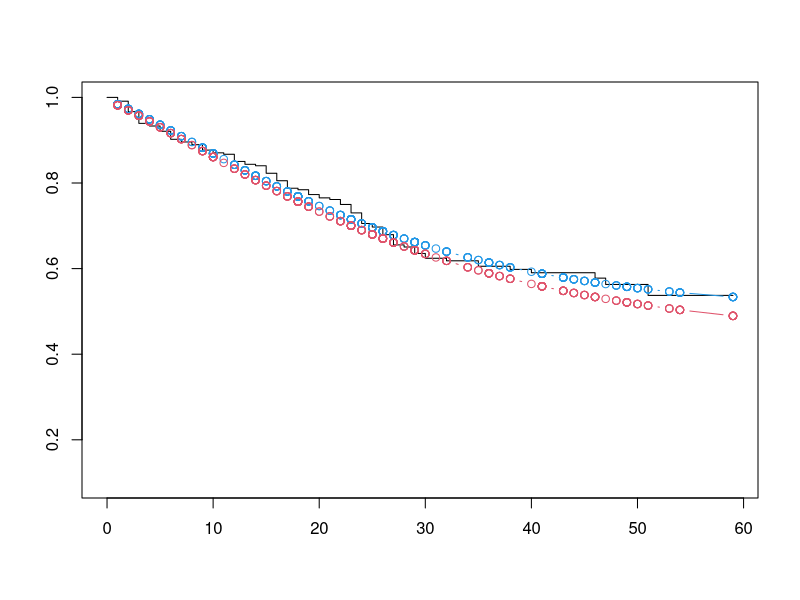
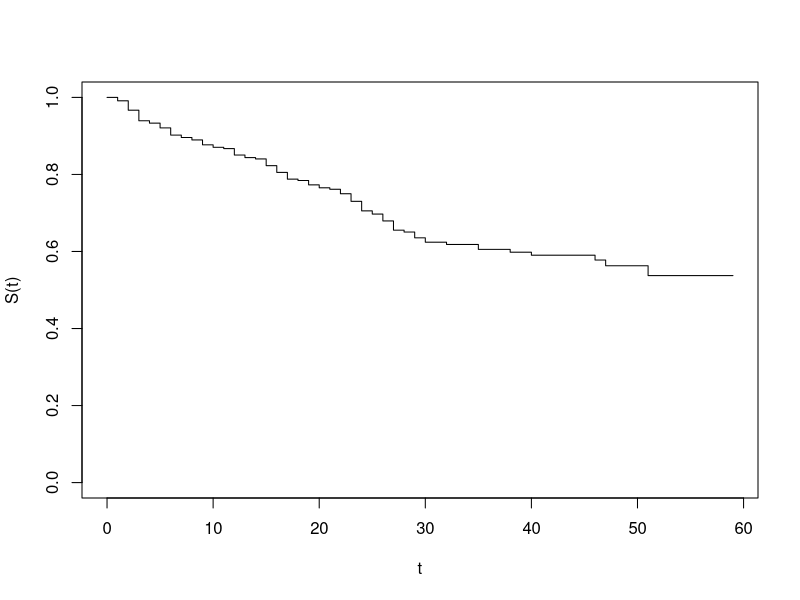
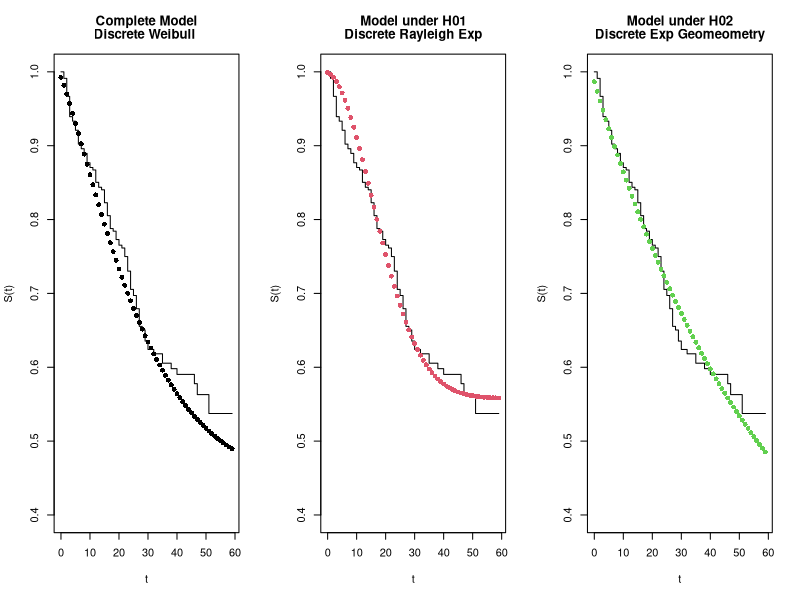

Generate these figures, in order, with R:
library(TeachingDemos)
library(splines)
library(survival)
library(MCMCpack)
require(coda)
require(lattice)
require(MASS)
set.seed(131528)


time=bladder[,5]
censure=bladder[,6]
n=length(censure)


######## FUNÇÃO DE SOBREVIVÊNCIA DA WEIBULL DISCRETA COM FRAÇÃO DE CURADOS
surv.weidc.fc<-function(x,q,b,f){ f + (1-f)*( (q)^((x+1)^b) )}

# EMPIRICAL K-M ESTIMATOR

data<-Surv(time,censure)
km<-survfit(data~1)
plot(km,conf.int=F,ylim=c(0.1,1))

# Likelihood function

VERO<-function(p,time,censure){
  q<-p[1]
  b<-p[2]
  f<-p[3]
  if ( (q>0) && (q<1) && (b>0) && (f>0) && (f<1) )
    return (-1*(
      sum(censure*log(1-f))+sum(censure*log(q^(time^b)-q^((time+1)^b)))
      +sum((1-censure)*log(f+(1-f)*q^((time+1)^b)))))
  else return (-Inf)
}

a<-optim(c(0.9,1,0.15),VERO,time=time,censure=censure)

q.est<-a$par[1]
b.est<-a$par[2]
f.est<-a$par[3]

xx<-sort(time)
survWei2<-surv.weidc.fc(xx,q.est,b.est,f.est)
points(xx,survWei2,type="b",col=4)
posterior<-function(p,time,censure){
  q<-p[1]
  b<-p[2]
  f<-p[3]
  if ( (q>0) && (q<1) &&  (f>0) && (f<1) )
    return ((
      sum( censure*log(1-f) )
      +sum( censure * log( q^(time^b) - q^((time+1)^b) ) )
      +sum( (1-censure)*log(f + (1-f)* q^((time+1)^b) ) )
      + dbeta(q,10^-3,10^-3,log=T)
      + dgamma(f,1,1,log=T)
    ))
  else return (-Inf)
}
M<-100000
theta<-MCMCmetrop1R(posterior,c(q.est,b.est,f.est),logfun=TRUE,burnin=1000,mcmc=M,time=time,censure=censure)
q.est2<-mean(theta[,1])
b.est2<-mean(theta[,2])
f.est2<-mean(theta[,3])

# Graphics

xx<-sort(time)
survWei3<-surv.weidc.fc(xx,q.est2,b.est2,f.est2)
points(xx,survWei3,type="b",col=2)

# FBST H1:b=2 
post.mcmc<-numeric(M)
for (j in 1:M) { post.mcmc[j]<-posterior(theta[j,],time,censure) }

posterior.H02<-function(p,time,censure){
  q<-p[1]
  b<-2
  f<-p[2]
  if ( (q>0) && (q<1) && (f>0) && (f<1) )
    return (-1*(
      sum( censure*log(1-f) )
      +sum( censure * log( q^(time^b) - q^((time+1)^b) ) )
      +sum( (1-censure)*log(f + (1-f)* q^((time+1)^b) ) )
      + dbeta(q,10^-3,10^-3,log=T)
      + dgamma(f,1,1,log=T)
    ))
  else return (-Inf)
}
a.H02<-optim(c(q.est,f.est),posterior.H02,time=time,censure=censure)

# Max of posterior surv H02

max.post.H02<- -1*a.H02$value
e.value2<-sum(post.mcmc<max.post.H02)/M


# FBST H2:b=1 
posterior.H03<-function(p,time,censure){
  q<-p[1]
  b<-1
  f<-p[2]
  if ( (q>0) && (q<1) && (f>0) && (f<1) )
    return (-1*(
      sum( censure*log(1-f) )
      +sum( censure * log( q^(time^b) - q^((time+1)^b) ) )
      +sum( (1-censure)*log(f + (1-f)* q^((time+1)^b) ) )
      + dbeta(q,10^-3,10^-3,log=T)
      + dgamma(f,1,1,log=T)
    ))
  else return (-Inf)
}
a.H03<-optim(c(q.est,f.est),posterior.H03,time=time,censure=censure)

# Max of posterior surv H02

max.post.H03<- -1*a.H03$value
e.value3<-sum(post.mcmc<max.post.H03)/M


#Graphics of estimatives

data<-Surv(time,censure)
km<-survfit(data~1)
plot(km,conf.int=F,xlab="t",ylab="S(t)")
### q
q.full<-mean(theta[,1])
q.H02<-a.H02$par[1]
q.H03<-a.H03$par[1]

### b
b.full<-mean(theta[,2])
b.H02<-2
b.H03<-1

### f
f.full<-mean(theta[,3])
f.H02<-a.H02$par[2]
f.H03<-a.H03$par[2]

xxx<-seq(0,max(time))
surv.full<-surv.weidc.fc(xxx,q.full,b.full,f.full)
surv.H02<-surv.weidc.fc(xxx,q.H02,b.H02,f.H02)
surv.H03<-surv.weidc.fc(xxx,q.H03,b.H03,f.H03)


pdf('ap_2.pdf', width = 12, height = 4)

par(mfrow=c(1,3))
plot(km,conf.int=F,xlab="t",ylab="S(t)",main=c("Complete Model","Discrete Weibull "),ylim=c(0.4,1))
points(xxx,surv.full,type="b",col=1,pch=16)
plot(km,conf.int=F,xlab="t",ylab="S(t)",main=c("Model under H01","Discrete Rayleigh Exp"),ylim=c(0.4,1))
points(xxx,surv.H02,type="b",col=2,pch=16)
plot(km,conf.int=F,xlab="t",ylab="S(t)",main=c("Model under H02","Discrete Exp Geomeometry"),ylim=c(0.4,1))
points(xxx,surv.H03,type="b",col=3,pch=16)

dev.off()

#e- values

e.value2;e.value3

##### Estimatives And HPD #####

#q

q.est<-mean(theta[,1]);q.est
emp.hpd(theta[,1])

# b

b.est<-mean(theta[,2]);b.est
emp.hpd(theta[,2])

# f

f.est<-mean(theta[,3]);f.est
emp.hpd(theta[,3])  
